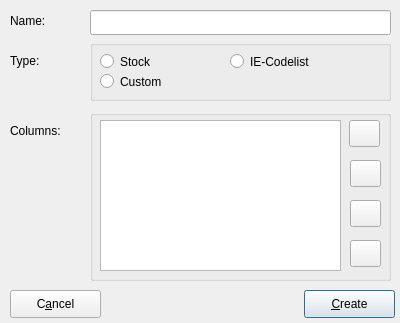
<ui version="4.0" >
 <class>newdatatabfrm</class>
 <widget class="QDialog" name="newdatatabfrm" >
  <property name="geometry" >
   <rect>
    <x>0</x>
    <y>0</y>
    <width>400</width>
    <height>323</height>
   </rect>
  </property>
  <property name="windowTitle" >
   <string>New Datatable...</string>
  </property>
  <property name="windowIcon" >
   <iconset resource="../resources/images/first4.qrc" >:/kfm.png</iconset>
  </property>
  <property name="sizeGripEnabled" >
   <bool>false</bool>
  </property>
  <widget class="QLabel" name="label_2" >
   <property name="geometry" >
    <rect>
     <x>10</x>
     <y>50</y>
     <width>71</width>
     <height>21</height>
    </rect>
   </property>
   <property name="text" >
    <string>Type:</string>
   </property>
  </widget>
  <widget class="QLabel" name="label" >
   <property name="geometry" >
    <rect>
     <x>10</x>
     <y>10</y>
     <width>71</width>
     <height>21</height>
    </rect>
   </property>
   <property name="text" >
    <string>Name:</string>
   </property>
  </widget>
  <widget class="QLabel" name="label_3" >
   <property name="geometry" >
    <rect>
     <x>10</x>
     <y>120</y>
     <width>71</width>
     <height>21</height>
    </rect>
   </property>
   <property name="text" >
    <string>Columns:</string>
   </property>
  </widget>
  <widget class="QPushButton" name="btncreate" >
   <property name="geometry" >
    <rect>
     <x>304</x>
     <y>290</y>
     <width>91</width>
     <height>28</height>
    </rect>
   </property>
   <property name="text" >
    <string>&amp;Create</string>
   </property>
   <property name="icon" >
    <iconset resource="../resources/images/first4.qrc" >:/button_ok.png</iconset>
   </property>
  </widget>
  <widget class="QPushButton" name="btncance" >
   <property name="geometry" >
    <rect>
     <x>10</x>
     <y>290</y>
     <width>91</width>
     <height>28</height>
    </rect>
   </property>
   <property name="text" >
    <string>C&amp;ancel</string>
   </property>
   <property name="icon" >
    <iconset resource="../resources/images/first4.qrc" >:/button_cancel.png</iconset>
   </property>
  </widget>
  <widget class="QGroupBox" name="groupBox" >
   <property name="geometry" >
    <rect>
     <x>90</x>
     <y>40</y>
     <width>301</width>
     <height>61</height>
    </rect>
   </property>
   <property name="title" >
    <string/>
   </property>
   <widget class="QRadioButton" name="rdbstock" >
    <property name="geometry" >
     <rect>
      <x>10</x>
      <y>10</y>
      <width>98</width>
      <height>23</height>
     </rect>
    </property>
    <property name="text" >
     <string>Stock</string>
    </property>
   </widget>
   <widget class="QRadioButton" name="rdbiecode" >
    <property name="geometry" >
     <rect>
      <x>140</x>
      <y>10</y>
      <width>98</width>
      <height>23</height>
     </rect>
    </property>
    <property name="text" >
     <string>IE-Codelist</string>
    </property>
   </widget>
   <widget class="QRadioButton" name="rdbcustom" >
    <property name="geometry" >
     <rect>
      <x>10</x>
      <y>30</y>
      <width>98</width>
      <height>23</height>
     </rect>
    </property>
    <property name="text" >
     <string>Custom</string>
    </property>
   </widget>
  </widget>
  <widget class="QGroupBox" name="grpcols" >
   <property name="geometry" >
    <rect>
     <x>90</x>
     <y>110</y>
     <width>301</width>
     <height>171</height>
    </rect>
   </property>
   <property name="title" >
    <string/>
   </property>
   <widget class="QListWidget" name="listcols" >
    <property name="geometry" >
     <rect>
      <x>10</x>
      <y>10</y>
      <width>241</width>
      <height>151</height>
     </rect>
    </property>
   </widget>
   <widget class="QPushButton" name="btnadd" >
    <property name="geometry" >
     <rect>
      <x>259</x>
      <y>10</y>
      <width>31</width>
      <height>27</height>
     </rect>
    </property>
    <property name="icon" >
     <iconset resource="../resources/images/first4.qrc" >:/hotlistadd.png</iconset>
    </property>
   </widget>
   <widget class="QPushButton" name="btnremove" >
    <property name="geometry" >
     <rect>
      <x>260</x>
      <y>50</y>
      <width>31</width>
      <height>27</height>
     </rect>
    </property>
    <property name="icon" >
     <iconset resource="../resources/images/first4.qrc" >:/hotlistdel.png</iconset>
    </property>
   </widget>
   <widget class="QPushButton" name="btnup" >
    <property name="geometry" >
     <rect>
      <x>260</x>
      <y>90</y>
      <width>31</width>
      <height>27</height>
     </rect>
    </property>
    <property name="icon" >
     <iconset resource="../resources/images/first4.qrc" >:/up.png</iconset>
    </property>
   </widget>
   <widget class="QPushButton" name="btndown" >
    <property name="geometry" >
     <rect>
      <x>260</x>
      <y>130</y>
      <width>31</width>
      <height>27</height>
     </rect>
    </property>
    <property name="icon" >
     <iconset resource="../resources/images/first4.qrc" >:/down.png</iconset>
    </property>
   </widget>
  </widget>
  <widget class="QLineEdit" name="txtname" >
   <property name="geometry" >
    <rect>
     <x>90</x>
     <y>10</y>
     <width>301</width>
     <height>25</height>
    </rect>
   </property>
  </widget>
 </widget>
 <tabstops>
  <tabstop>txtname</tabstop>
  <tabstop>rdbstock</tabstop>
  <tabstop>rdbiecode</tabstop>
  <tabstop>rdbcustom</tabstop>
  <tabstop>btnadd</tabstop>
  <tabstop>btnremove</tabstop>
  <tabstop>listcols</tabstop>
  <tabstop>btnup</tabstop>
  <tabstop>btndown</tabstop>
  <tabstop>btncreate</tabstop>
  <tabstop>btncance</tabstop>
 </tabstops>
 <resources>
  <include location="../resources/images/first4.qrc" />
 </resources>
 <connections>
  <connection>
   <sender>btncreate</sender>
   <signal>clicked()</signal>
   <receiver>newdatatabfrm</receiver>
   <slot>accept()</slot>
   <hints>
    <hint type="sourcelabel" >
     <x>278</x>
     <y>253</y>
    </hint>
    <hint type="destinationlabel" >
     <x>96</x>
     <y>254</y>
    </hint>
   </hints>
  </connection>
  <connection>
   <sender>btncance</sender>
   <signal>clicked()</signal>
   <receiver>newdatatabfrm</receiver>
   <slot>reject()</slot>
   <hints>
    <hint type="sourcelabel" >
     <x>369</x>
     <y>253</y>
    </hint>
    <hint type="destinationlabel" >
     <x>179</x>
     <y>282</y>
    </hint>
   </hints>
  </connection>
 </connections>
</ui>
